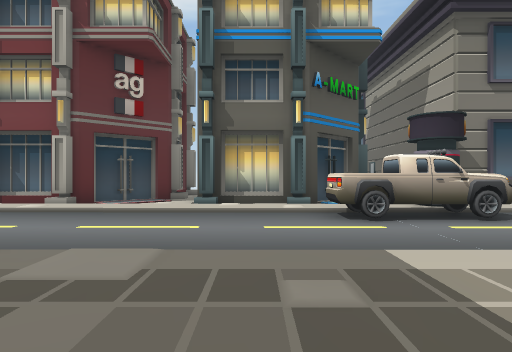
View 1 (above)

18 first-person views from a walk through a scene from a Unity 3-D project. The camera is 1.5 m above the floor, looks level and sees 75° across. The floor is counted in squares, 2 m on a side. Each view is taken from the middle of a square. On the plan, view 1 faces up. The plan holds only what a view shows up to about 11 squares ahead; the rest is blank. The place goes on beyond the plan. Some surface patterns are stand-ins.

View 2
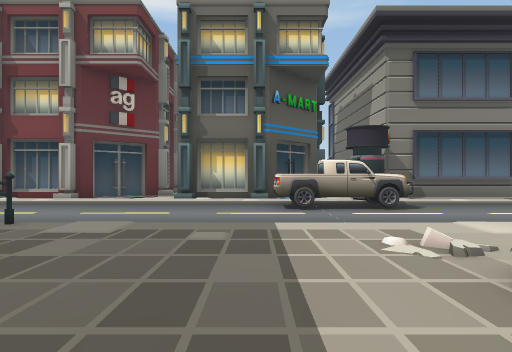

View 3
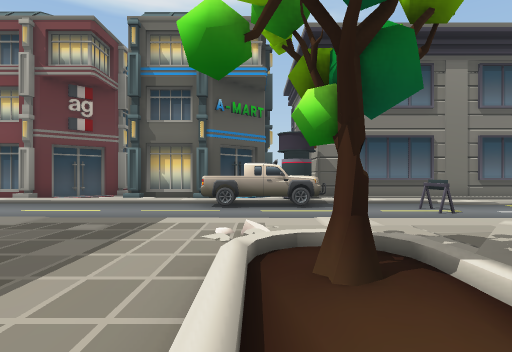

View 4
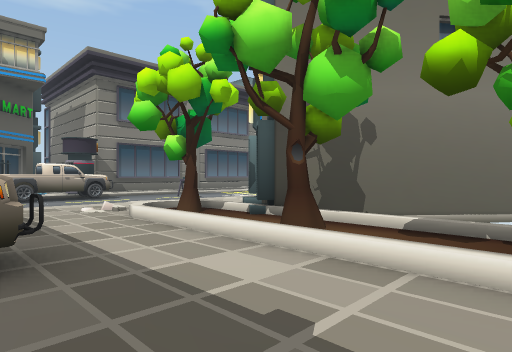

View 5
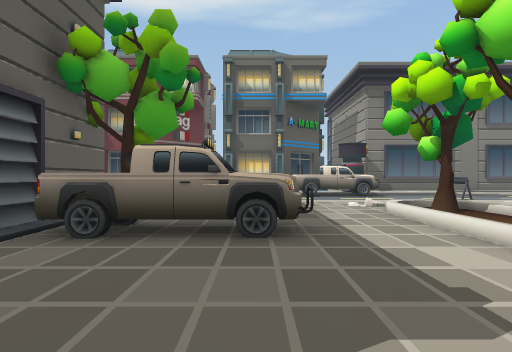

View 6
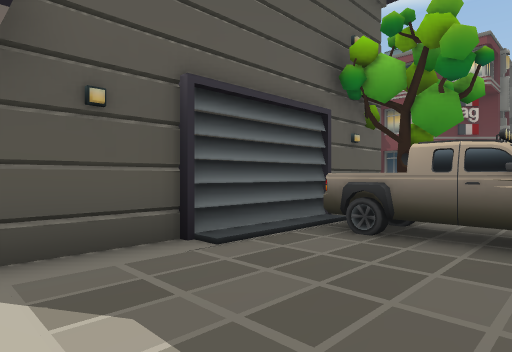

View 7
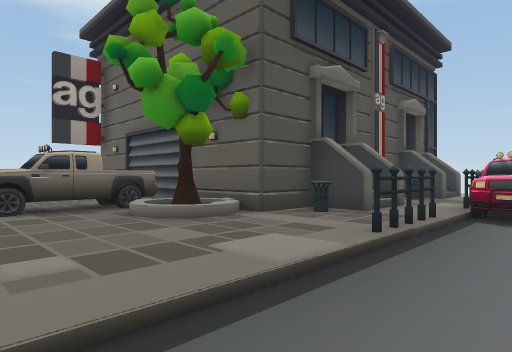

View 8
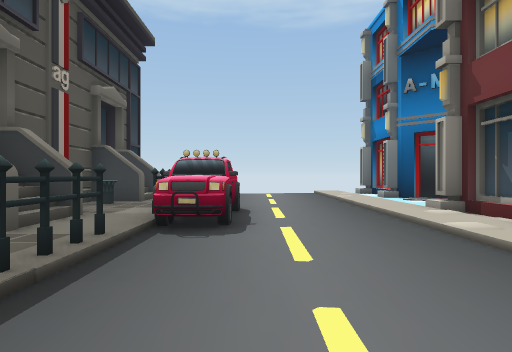

View 9
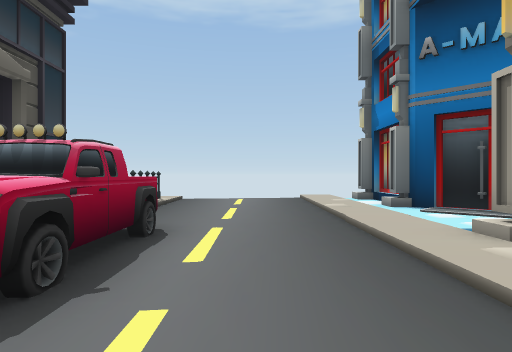

View 10
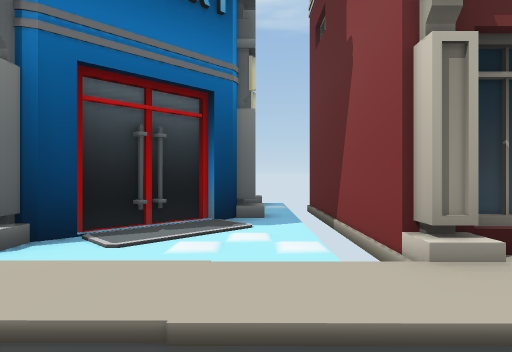

View 11
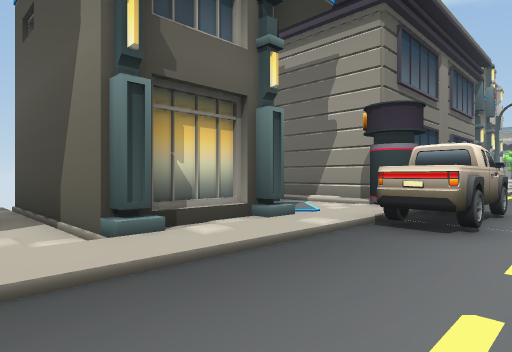

View 12
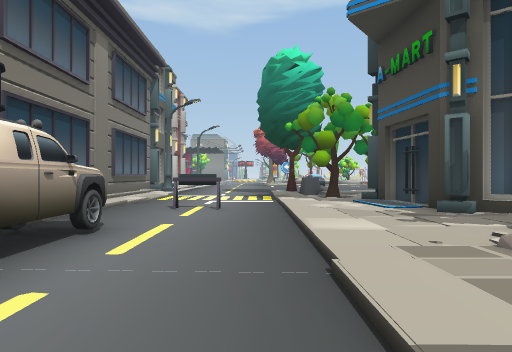

View 13
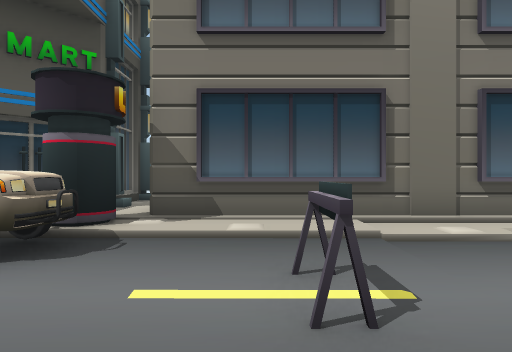

View 14
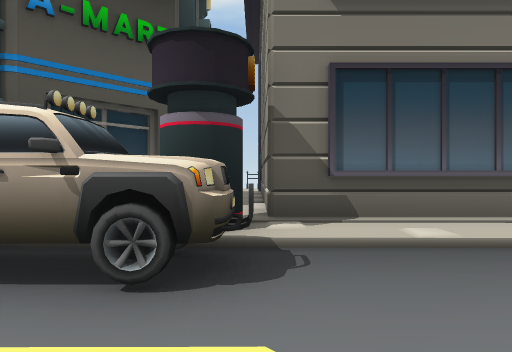

View 15
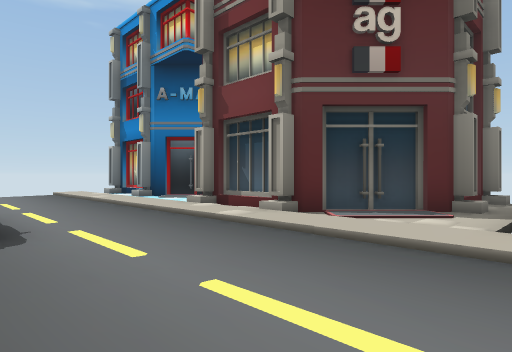

View 16
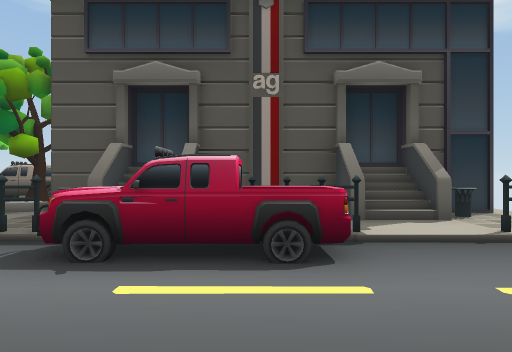

View 17
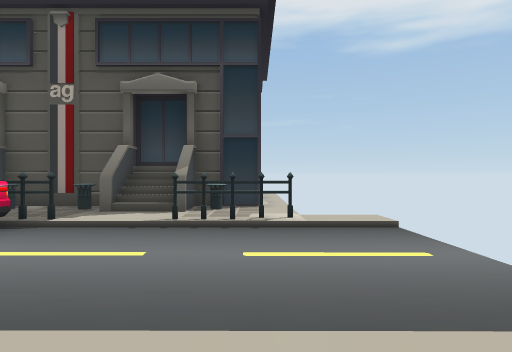

View 18
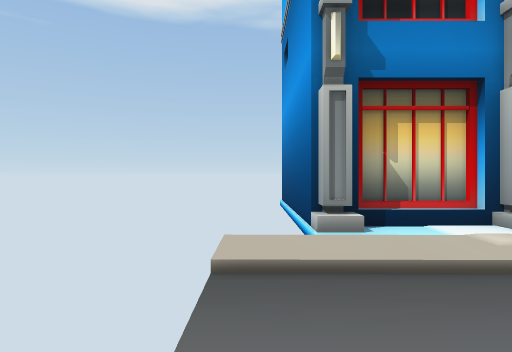

### Floor plan
Key: @ floor where view 1 was taken; # wall or solid block; . main floor; : floor 0.25 m higher than the main floor; - floor 0.25 m lower than the main floor; / step, stairs or slope; = window, fence, low wall or low ledge; B building; T tree; O other object.
Columns run from 15 left of view 1 to 11 right of it. Each row starts with its distance up from view 1.
 15                     #
 14  B    B#    B B   BB:
 13  B     B    B B   B :#
 12  B    BB    B B   B :#
 11  B     B    B     B/:#
 10  BB    B           .:#
  9   .B   BB B   B B  .#######
  8 ./......./...../... O......
  7 .................OOOO...---
  6 -----------------OOO-------
  5 -----------------------#---
  4 ------O  O-----------------
  3 ...........................
  2   ..=#..#/#............
  1   .####B#/#./...../...
  0   ######=###/T.@../#/BBB
 -1            #//...././B
 -2            #/O  ../.B
 -3            #/O  ..//
 -4            #/...../.  BB
 -5            #/...../.   B
 -6            #....../
 -7            #.. .

Where each view was taken, in squares from view 1:
view 1: 0 up, 0 right, facing up
view 2: 2 down, 1 right, facing up
view 3: 3 down, 3 right, facing up
view 4: 6 down, 0 right, facing up-right
view 5: 7 down, 0 right, facing up
view 6: 7 down, 0 right, facing up-left
view 7: 5 up, 1 right, facing down-left
view 8: 5 up, 1 left, facing left
view 9: 6 up, 4 left, facing left
view 10: 6 up, 9 left, facing up
view 11: 5 up, 3 left, facing up-right
view 12: 4 up, 0 right, facing right
view 13: 3 up, 7 right, facing up
view 14: 4 up, 5 right, facing up
view 15: 4 up, 1 left, facing up-left
view 16: 8 up, 8 left, facing down
view 17: 9 up, 13 left, facing down
view 18: 5 up, 15 left, facing up
